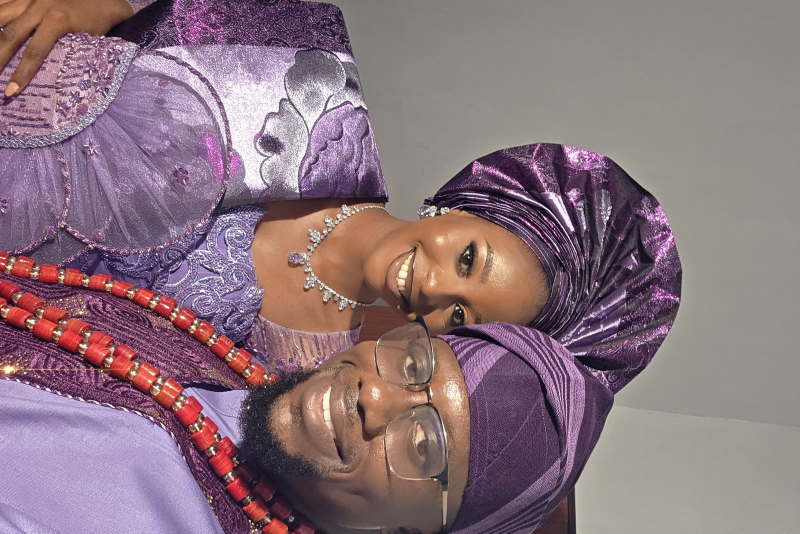
#> input picture images/20260529_131019.jpg, 1600 x 1067 px (shown at 1/2 size); its folder holds only this picture in this run
$ python resize_images.py
#> lines starting #> are read from the running program, lines starting #| are printed output that depends on the picture
#!/usr/bin/env python3
"""
Resize and center-crop images to fixed aspect ratio targets.
Saves outputs under `images/resized/{WxH}/` and optional WebP alongside.

Usage: python resize_images.py
"""
from PIL import Image
from pathlib import Path
import sys

ROOT = Path(__file__).resolve().parents[1]
IMG_DIR = ROOT / 'images'
OUT_DIR = IMG_DIR / 'resized'
TARGETS = [ (1600,1067), (3200,2133) ]  # 3:2 aspect
CREATE_WEBP = True
QUALITY = 82

if not IMG_DIR.exists():
    print('images/ directory not found at', IMG_DIR)
    sys.exit(1)

images = [p for p in IMG_DIR.iterdir() if p.suffix.lower() in ('.jpg','.jpeg','.png') and p.is_file()]
if not images:
    print('No jpg/png images found in', IMG_DIR)
    sys.exit(0)

OUT_DIR.mkdir(parents=True, exist_ok=True)

def center_crop_to_ratio(img: Image.Image, target_w:int, target_h:int) -> Image.Image:
    target_ratio = target_w / target_h
    w, h = img.size
    src_ratio = w / h
    if abs(src_ratio - target_ratio) < 1e-6:
        return img
    if src_ratio > target_ratio:
        # source is wider -> crop width
        new_w = int(h * target_ratio)
        left = (w - new_w) // 2
        return img.crop((left, 0, left + new_w, h))
    else:
        # source is taller -> crop height
        new_h = int(w / target_ratio)
        top = (h - new_h) // 2
        return img.crop((0, top, w, top + new_h))

print(f'Found {len(images)} images. Resizing to: {TARGETS}')
for img_path in images:
    try:
        with Image.open(img_path) as im:
#> im is the input picture: PIL image 1600x1067 RGB; mean R, G, B 138.4, 115.4, 123.8
            im = im.convert('RGB')
            for tw, th in TARGETS:
                out_sub = OUT_DIR / f'{tw}x{th}'
                out_sub.mkdir(parents=True, exist_ok=True)
                cropped = center_crop_to_ratio(im, tw, th)
                resized = cropped.resize((tw, th), Image.LANCZOS)
                out_name = out_sub / img_path.name
                resized.save(out_name, format='JPEG', quality=QUALITY, optimize=True)
                print('Wrote', out_name)
                if CREATE_WEBP:
                    webp_name = out_sub / (img_path.stem + '.webp')
                    resized.save(webp_name, format='WEBP', quality=80, method=6)
                    print('Wrote', webp_name)
#> this loop made 2 passes
#> pass 2, `cropped = center_crop_to_ratio(im, tw, th)`:
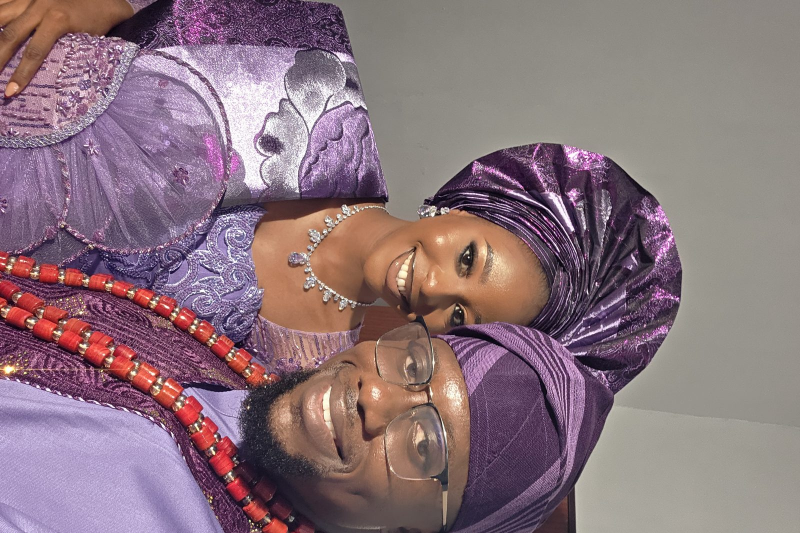
#> cropped: PIL image 1600x1066 RGB (shown at 1/2 size); mean R, G, B 138.4, 115.4, 123.8
    except Exception as e:
        print('Error processing', img_path, e)

print('Done.')

$ run again, on images/IMG_5521.JPG
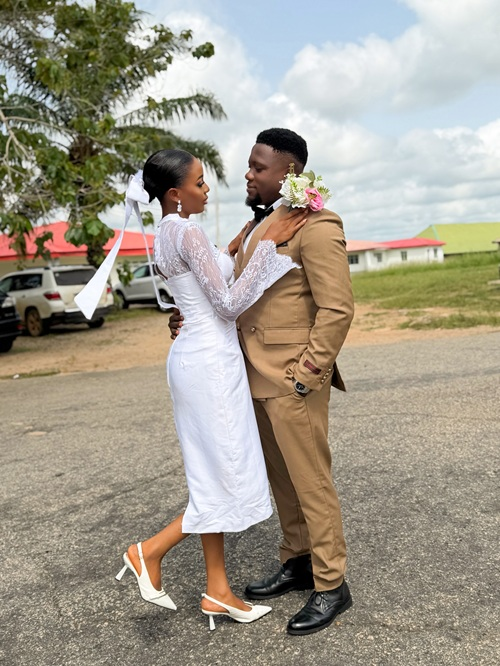
#> input picture images/IMG_5521.JPG, 500 x 666 px
#> im is the input picture: PIL image 500x666 RGB; mean R, G, B 161.8, 155.2, 140.8
#> the loop `for tw, th in TARGETS:` made 2 passes
#> pass 1, `cropped = center_crop_to_ratio(im, tw, th)`:
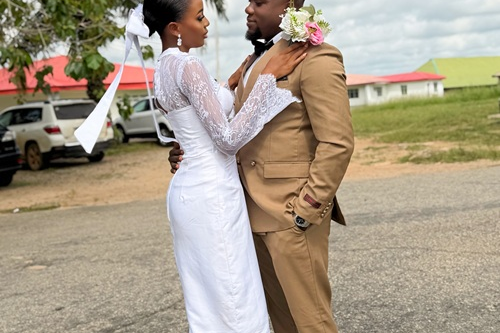
#> cropped: PIL image 500x333 RGB; mean R, G, B 167.9, 155.5, 136.6

$ run again, on images/IMG_5566.JPG
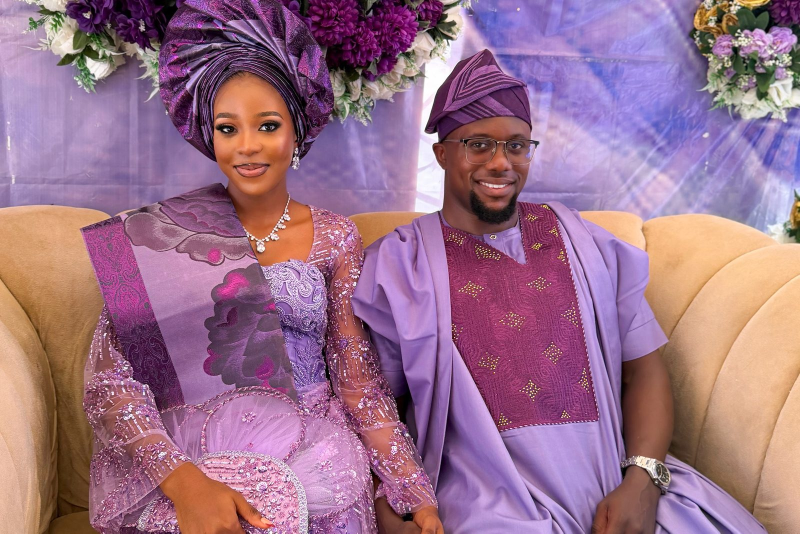
#> input picture images/IMG_5566.JPG, 1600 x 1067 px (shown at 1/2 size)
#> im is the input picture: PIL image 1600x1067 RGB; mean R, G, B 155.9, 113.3, 137.7
#> the loop `for tw, th in TARGETS:` made 2 passes
#> pass 2, `resized = cropped.resize((tw, th), Image.LANCZOS)`:
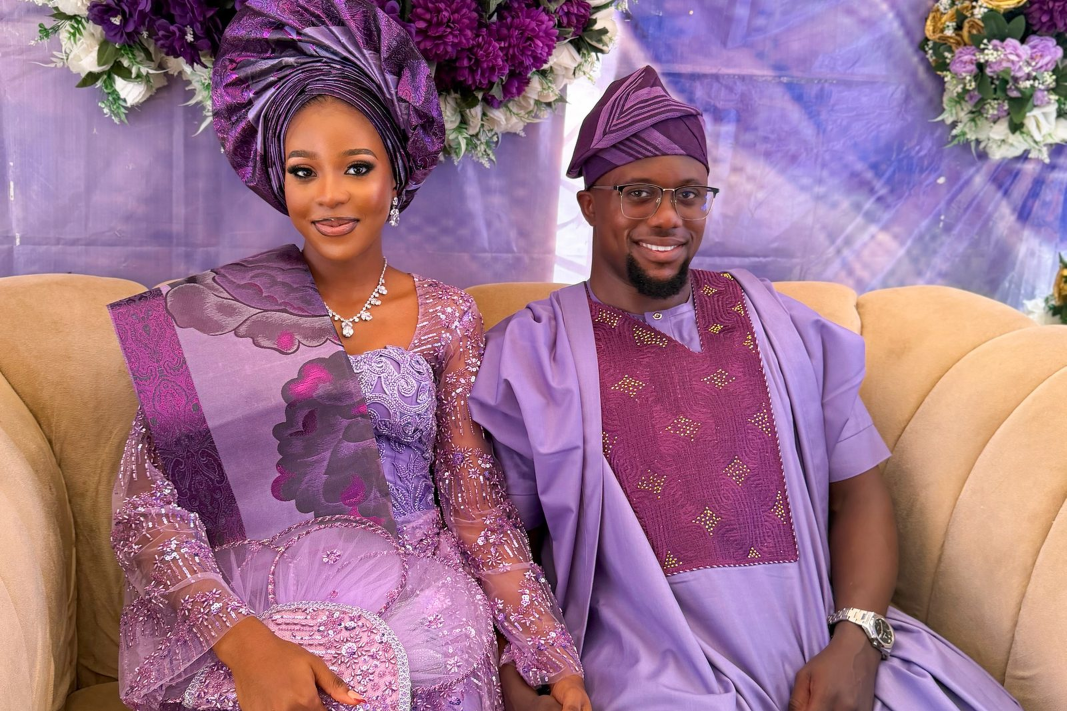
#> resized: PIL image 3200x2133 RGB (shown at 1/3 size); mean R, G, B 155.9, 113.3, 137.7
